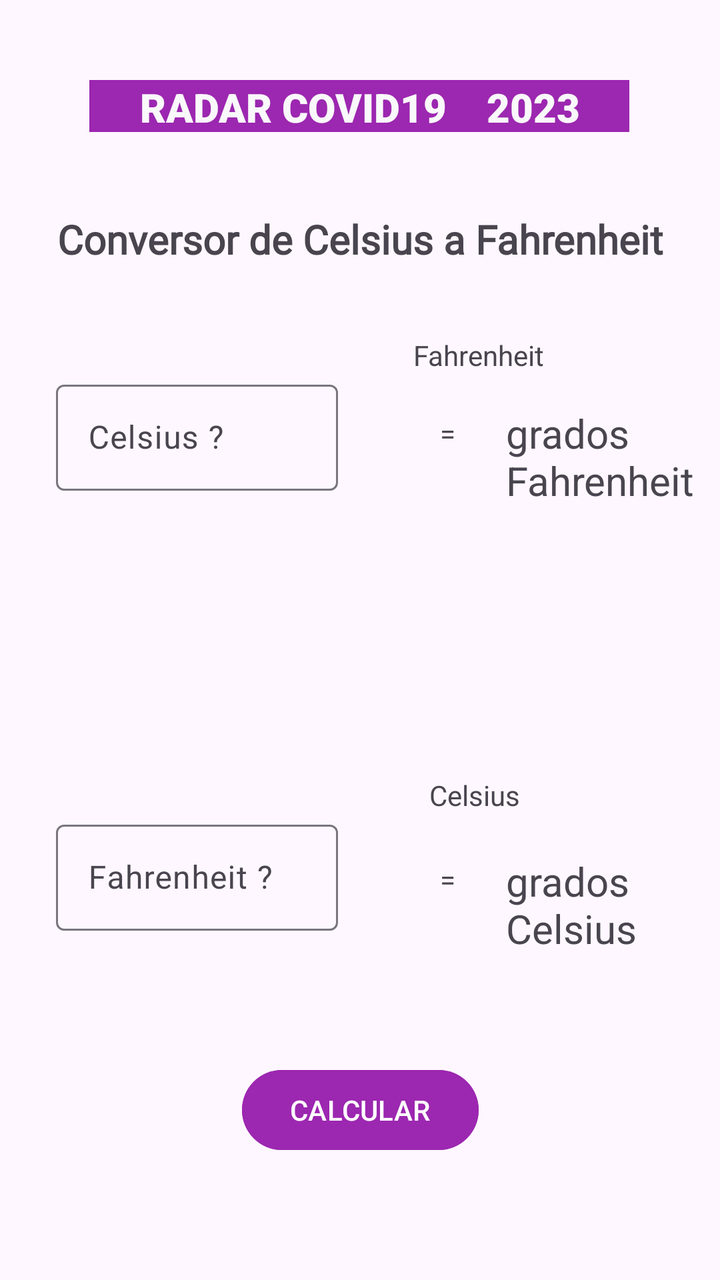
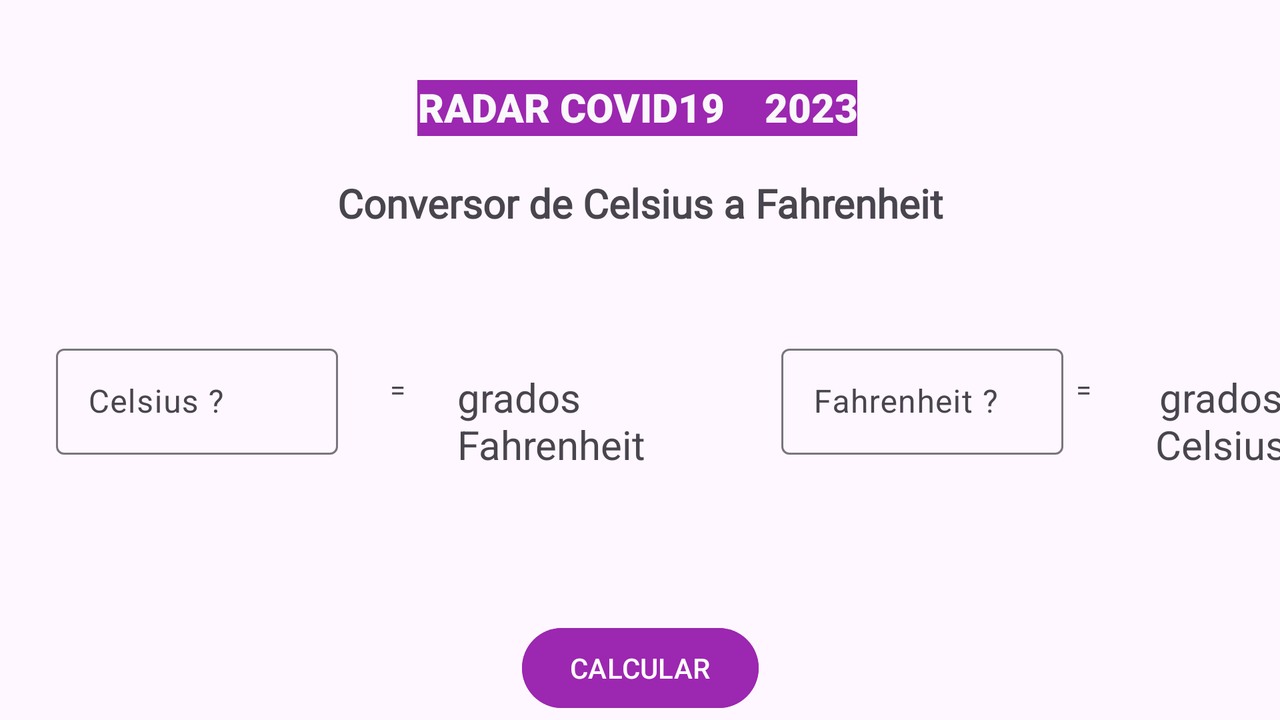

First picture: res/layout/ on a phone held upright. Second picture: the repository's own variant of that layout, on a device whose configuration matches the variant's folder. Source for both follows.
<!-- AndroidManifest.xml: application theme Theme.Covid19App -->
<!-- res/layout/fragment_conversor.xml -->
<?xml version="1.0" encoding="utf-8"?>
<androidx.constraintlayout.widget.ConstraintLayout xmlns:android="http://schemas.android.com/apk/res/android"
    xmlns:app="http://schemas.android.com/apk/res-auto"
    xmlns:tools="http://schemas.android.com/tools"
    android:id="@+id/frameLayout"
    android:layout_width="match_parent"
    android:layout_height="match_parent"
    tools:context=".views.ui.conversor.ConversorFragment">

    

    <TextView
        android:id="@+id/textViewTitulo"
        android:layout_width="270dp"
        android:layout_height="26dp"
        android:layout_marginTop="40dp"
        android:background="#9C27B0"
        android:fontFamily="sans-serif-black"
        android:text="RADAR COVID19    2023"
        android:textAlignment="center"
        android:textColor="#F9F8FA"
        android:textSize="20sp"
        app:circularflow_angles="25"
        app:layout_constraintEnd_toEndOf="parent"
        app:layout_constraintHorizontal_bias="0.497"
        app:layout_constraintStart_toStartOf="parent"
        app:layout_constraintTop_toTopOf="parent" />

    <TextView
        android:id="@+id/textViewConversorEtiqueta"
        android:layout_width="351dp"
        android:layout_height="29dp"
        android:layout_marginTop="40dp"
        android:fontFamily="@font/abeezee"
        android:text="Conversor de Celsius a Fahrenheit"
        android:textAlignment="center"
        android:textSize="20sp"
        android:textStyle="bold"
        app:layout_constraintEnd_toEndOf="parent"
        app:layout_constraintStart_toStartOf="parent"
        app:layout_constraintTop_toBottomOf="@+id/textViewTitulo" />

    <com.google.android.material.textfield.TextInputLayout
        android:id="@+id/textInputLayoutCelsius"
        android:layout_width="160dp"
        android:layout_height="69dp"
        android:layout_marginStart="28dp"
        android:layout_marginTop="52dp"
        app:layout_constraintStart_toStartOf="parent"
        app:layout_constraintTop_toBottomOf="@+id/textViewConversorEtiqueta">

        <com.google.android.material.textfield.TextInputEditText
            android:id="@+id/TextinputCelsius"
            android:layout_width="141dp"
            android:layout_height="53dp"
            android:layout_marginTop="24dp"
            android:hint="Celsius ?"
            android:inputType="number" />
    </com.google.android.material.textfield.TextInputLayout>

    <TextView
        android:id="@+id/textView4"
        android:layout_width="0dp"
        android:layout_height="0dp"
        android:text="@string/hello_blank_fragment"
        app:layout_constraintBottom_toBottomOf="parent"
        app:layout_constraintEnd_toEndOf="parent"
        app:layout_constraintHorizontal_bias="0.0"
        app:layout_constraintStart_toStartOf="parent"
        app:layout_constraintTop_toTopOf="parent"
        app:layout_constraintVertical_bias="0.0" />

    <TextView
        android:id="@+id/textView8"
        android:layout_width="0dp"
        android:layout_height="0dp"
        android:text="@string/hello_blank_fragment"
        app:layout_constraintBottom_toBottomOf="parent"
        app:layout_constraintEnd_toEndOf="parent"
        app:layout_constraintHorizontal_bias="0.0"
        app:layout_constraintStart_toStartOf="parent"
        app:layout_constraintTop_toTopOf="parent"
        app:layout_constraintVertical_bias="0.0" />

    <com.google.android.material.textfield.TextInputLayout
        android:id="@+id/textInputLayoutFaher"
        android:layout_width="159dp"
        android:layout_height="63dp"
        android:layout_marginStart="28dp"
        android:layout_marginTop="272dp"
        app:layout_constraintEnd_toStartOf="@+id/textViewIgual2"
        app:layout_constraintHorizontal_bias="0.0"
        app:layout_constraintStart_toStartOf="parent"
        app:layout_constraintTop_toBottomOf="@+id/textViewConversorEtiqueta">

        <com.google.android.material.textfield.TextInputEditText
            android:id="@+id/textinputFahren"
            android:layout_width="141dp"
            android:layout_height="53dp"
            android:layout_marginTop="124dp"
            android:hint="Fahrenheit ?"
            android:inputType="number" />
    </com.google.android.material.textfield.TextInputLayout>

    <TextView
        android:id="@+id/textViewCelsius"
        android:layout_width="100dp"
        android:layout_height="60dp"
        android:layout_marginStart="24dp"
        android:layout_marginTop="292dp"
        android:text="grados Celsius"
        android:textSize="20sp"
        app:layout_constraintEnd_toEndOf="parent"
        app:layout_constraintHorizontal_bias="0.0"
        app:layout_constraintStart_toEndOf="@+id/textViewIgual"
        app:layout_constraintTop_toBottomOf="@+id/textViewConversorEtiqueta" />

    <Button
        android:id="@+id/buttonCalcular"
        android:layout_width="wrap_content"
        android:layout_height="wrap_content"
        android:layout_marginTop="396dp"
        android:backgroundTint="#9C27B0"
        android:text="CALCULAR"
        android:textColorHighlight="#9C27B0"
        android:textColorLink="#9C27B0"
        app:layout_constraintEnd_toEndOf="parent"
        app:layout_constraintStart_toStartOf="parent"
        app:layout_constraintTop_toBottomOf="@+id/textViewConversorEtiqueta" />

    <TextView
        android:id="@+id/textViewIgual2"
        android:layout_width="9dp"
        android:layout_height="22dp"
        android:layout_marginEnd="24dp"
        android:layout_marginBottom="56dp"
        android:text="="
        app:layout_constraintBottom_toTopOf="@+id/buttonCalcular"
        app:layout_constraintEnd_toStartOf="@+id/textViewCelsius"
        app:layout_constraintTop_toBottomOf="@+id/textViewIgual"
        app:layout_constraintVertical_bias="0.897" />

    <TextView
        android:id="@+id/textViewIgual"
        android:layout_width="9dp"
        android:layout_height="22dp"
        android:layout_marginStart="32dp"
        android:layout_marginTop="72dp"
        android:text="="
        app:layout_constraintStart_toEndOf="@+id/textInputLayoutCelsius"
        app:layout_constraintTop_toBottomOf="@+id/textViewConversorEtiqueta" />

    <TextView
        android:id="@+id/textViewFahrenheit"
        android:layout_width="146dp"
        android:layout_height="53dp"
        android:layout_marginStart="24dp"
        android:layout_marginTop="68dp"
        android:text="grados Fahrenheit"
        android:textSize="20sp"
        app:layout_constraintEnd_toEndOf="parent"
        app:layout_constraintHorizontal_bias="0.0"
        app:layout_constraintStart_toEndOf="@+id/textViewIgual"
        app:layout_constraintTop_toBottomOf="@+id/textViewConversorEtiqueta" />

    <TextView
        android:id="@+id/labelFahren"
        android:layout_width="wrap_content"
        android:layout_height="wrap_content"
        android:layout_marginEnd="88dp"
        android:layout_marginBottom="16dp"
        android:text="Fahrenheit"
        app:layout_constraintBottom_toTopOf="@+id/textViewFahrenheit"
        app:layout_constraintEnd_toEndOf="parent"
        app:layout_constraintTop_toBottomOf="@+id/textViewConversorEtiqueta"
        app:layout_constraintVertical_bias="1.0" />

    <TextView
        android:id="@+id/textView9"
        android:layout_width="wrap_content"
        android:layout_height="wrap_content"
        android:layout_marginEnd="100dp"
        android:text="Celsius"
        app:layout_constraintBottom_toTopOf="@+id/textViewCelsius"
        app:layout_constraintEnd_toEndOf="parent"
        app:layout_constraintTop_toBottomOf="@+id/textViewFahrenheit"
        app:layout_constraintVertical_bias="0.868" />

</androidx.constraintlayout.widget.ConstraintLayout>
<!-- resources referenced by this layout -->
<resources>
  <string name="hello_blank_fragment" />
  <style name="Theme.Covid19App" parent="Base.Theme.Covid19App" />
  <style name="Base.Theme.Covid19App" parent="Theme.Material3.DayNight.NoActionBar">
          
          
      </style>
</resources>
<!-- res/layout-land/fragment_conversor.xml (the repository's variant of the layout above) -->
<!-- drawn on the phone turned sideways -->
<?xml version="1.0" encoding="utf-8"?>
<androidx.constraintlayout.widget.ConstraintLayout xmlns:android="http://schemas.android.com/apk/res/android"
    xmlns:app="http://schemas.android.com/apk/res-auto"
    xmlns:tools="http://schemas.android.com/tools"
    android:id="@+id/frameLayout"
    android:layout_width="match_parent"
    android:layout_height="match_parent"
    tools:context=".views.ui.conversor.ConversorFragment">

    

    <TextView
        android:id="@+id/textViewTitulo"
        android:layout_width="wrap_content"
        android:layout_height="28dp"
        android:layout_marginTop="40dp"
        android:background="#9C27B0"
        android:fontFamily="sans-serif-black"
        android:text="RADAR COVID19    2023"
        android:textAlignment="center"
        android:textColor="#F9F8FA"
        android:textSize="20sp"
        app:circularflow_angles="25"
        app:layout_constraintEnd_toEndOf="parent"
        app:layout_constraintHorizontal_bias="0.497"
        app:layout_constraintStart_toStartOf="parent"
        app:layout_constraintTop_toTopOf="parent" />

    <TextView
        android:id="@+id/textViewConversorEtiqueta"
        android:layout_width="351dp"
        android:layout_height="29dp"
        android:layout_marginTop="20dp"
        android:fontFamily="@font/abeezee"
        android:text="Conversor de Celsius a Fahrenheit"
        android:textAlignment="center"
        android:textSize="20sp"
        android:textStyle="bold"
        app:layout_constraintEnd_toEndOf="parent"
        app:layout_constraintStart_toStartOf="parent"
        app:layout_constraintTop_toBottomOf="@+id/textViewTitulo" />

    <com.google.android.material.textfield.TextInputLayout
        android:id="@+id/textInputLayoutCelsius"
        android:layout_width="147dp"
        android:layout_height="60dp"
        android:layout_marginStart="28dp"
        android:layout_marginTop="52dp"
        app:layout_constraintStart_toStartOf="parent"
        app:layout_constraintTop_toBottomOf="@+id/textViewConversorEtiqueta">

        <com.google.android.material.textfield.TextInputEditText
            android:id="@+id/TextinputCelsius"
            android:layout_width="141dp"
            android:layout_height="53dp"
            android:hint="Celsius ?"
            android:inputType="number" />
    </com.google.android.material.textfield.TextInputLayout>

    <TextView
        android:id="@+id/textViewCelsius"
        android:layout_width="125dp"
        android:layout_height="50dp"
        android:layout_marginStart="28dp"
        android:layout_marginTop="68dp"
        android:text="grados Celsius"
        android:textAlignment="center"
        android:textAllCaps="false"
        android:textSize="20sp"
        app:layout_constraintEnd_toEndOf="parent"
        app:layout_constraintHorizontal_bias="0.35"
        app:layout_constraintStart_toEndOf="@+id/textInputLayoutFaher"
        app:layout_constraintTop_toBottomOf="@+id/textViewConversorEtiqueta" />

    <com.google.android.material.textfield.TextInputLayout
        android:id="@+id/textInputLayoutFaher"
        android:layout_width="147dp"
        android:layout_height="60dp"
        android:layout_marginStart="16dp"
        android:layout_marginTop="52dp"
        app:layout_constraintStart_toEndOf="@+id/textViewFahrenheit"
        app:layout_constraintTop_toBottomOf="@+id/textViewConversorEtiqueta">

        <TextView
            android:id="@+id/textView4"
            android:layout_width="0dp"
            android:layout_height="0dp"
            android:text="@string/hello_blank_fragment" />

        <TextView
            android:id="@+id/textView8"
            android:layout_width="0dp"
            android:layout_height="0dp"
            android:text="@string/hello_blank_fragment" />

        <com.google.android.material.textfield.TextInputEditText
            android:id="@+id/textinputFahren"
            android:layout_width="141dp"
            android:layout_height="53dp"
            android:hint="Fahrenheit ?"
            android:inputType="number" />
    </com.google.android.material.textfield.TextInputLayout>

    <TextView
        android:id="@+id/textViewIgual2"
        android:layout_width="9dp"
        android:layout_height="22dp"
        android:layout_marginTop="68dp"
        android:text="="
        app:layout_constraintEnd_toStartOf="@+id/textViewCelsius"
        app:layout_constraintHorizontal_bias="0.363"
        app:layout_constraintStart_toEndOf="@+id/textInputLayoutFaher"
        app:layout_constraintTop_toBottomOf="@+id/textViewConversorEtiqueta" />

    <Button
        android:id="@+id/buttonCalcular"
        android:layout_width="wrap_content"
        android:layout_height="wrap_content"
        android:layout_marginTop="72dp"
        android:backgroundTint="#9C27B0"
        android:text="CALCULAR"
        android:textColorHighlight="#9C27B0"
        android:textColorLink="#9C27B0"
        app:layout_constraintBottom_toBottomOf="parent"
        app:layout_constraintEnd_toEndOf="parent"
        app:layout_constraintStart_toStartOf="parent"
        app:layout_constraintTop_toBottomOf="@+id/textViewFahrenheit"
        app:layout_constraintVertical_bias="0.0" />

    <TextView
        android:id="@+id/textViewIgual"
        android:layout_width="9dp"
        android:layout_height="22dp"
        android:layout_marginStart="20dp"
        android:layout_marginTop="68dp"
        android:text="="
        app:layout_constraintStart_toEndOf="@+id/textInputLayoutCelsius"
        app:layout_constraintTop_toBottomOf="@+id/textViewConversorEtiqueta" />

    <TextView
        android:id="@+id/textViewFahrenheit"
        android:layout_width="146dp"
        android:layout_height="53dp"
        android:layout_marginStart="24dp"
        android:layout_marginTop="68dp"
        android:text="grados Fahrenheit"
        android:textSize="20sp"
        app:layout_constraintEnd_toEndOf="parent"
        app:layout_constraintHorizontal_bias="0.002"
        app:layout_constraintStart_toEndOf="@+id/textViewIgual"
        app:layout_constraintTop_toBottomOf="@+id/textViewConversorEtiqueta" />

</androidx.constraintlayout.widget.ConstraintLayout>
